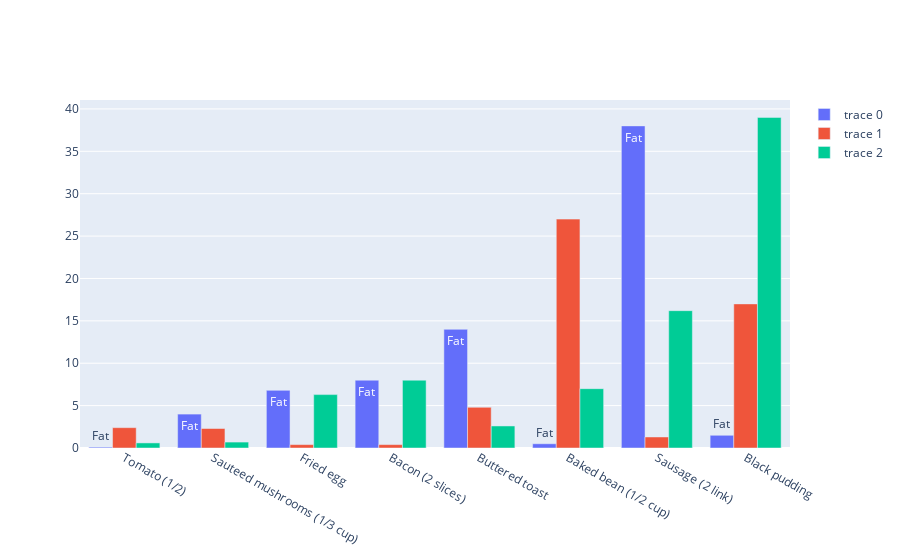

Notebook code cell kept with this figure:
### Code cell
import plotly.express as px
import plotly.graph_objs as go


fig = go.Figure(data=[
    go.Bar(x=df["Component"], y=df["Fat (g)"],text="Fat"),
    go.Bar(x=df["Component"], y=df["Carbohydrates (g)"]),
    go.Bar(x=df["Component"], y=df["Protein (g)"]),
])
# Change the bar mode
#fig.update_layout(barmode='stack')
fig.show()

colors = {
    "Tomato (1/2)": "#FF6347",
    "Sauteed mushrooms (1/3 cup)": "#8B4513",
    "Fried egg": "#FFD700",
    "Bacon (2 slices)": "#FFA500",
    "Buttered toast": "#FFD700",
    "Baked bean (1/2 cup)": "#D2691E",
    "Sausage (2 link)": "#FF4500",
    "Black pudding": "#4B0082"
}
"""
fig = px.bar(df,y="Component", x=["Fat (g)", "Carbohydrates (g)", "Protein (g)"], text=True, color_discrete_map=colors)
fig.update_layout(xaxis_title= "Grams(g)")
fig.update_xaxes(categoryorder = 'total descending')
fig.show()"""

### Figure 1 — Plotly figure (JSON) as saved in the notebook; plotly's stock layout.template omitted (floating-point values rounded to 4 significant figures)
{"data": [{"text": "Fat", "x": ["Tomato (1/2)", "Sauteed mushrooms (1/3 cup)", "Fried egg", "Bacon (2 slices)", "Buttered toast", "Baked bean (1/2 cup)", "Sausage (2 link)", "Black pudding"], "y": [0.1, 4.0, 6.8, 8.0, 14.0, 0.5, 38.0, 1.5], "type": "bar"}, {"x": ["Tomato (1/2)", "Sauteed mushrooms (1/3 cup)", "Fried egg", "Bacon (2 slices)", "Buttered toast", "Baked bean (1/2 cup)", "Sausage (2 link)", "Black pudding"], "y": [2.4, 2.3, 0.4, 0.4, 4.8, 27.0, 1.3, 17.0], "type": "bar"}, {"x": ["Tomato (1/2)", "Sauteed mushrooms (1/3 cup)", "Fried egg", "Bacon (2 slices)", "Buttered toast", "Baked bean (1/2 cup)", "Sausage (2 link)", "Black pudding"], "y": [0.6, 0.7, 6.3, 8.0, 2.6, 7.0, 16.2, 39.0], "type": "bar"}], "layout": {}}
